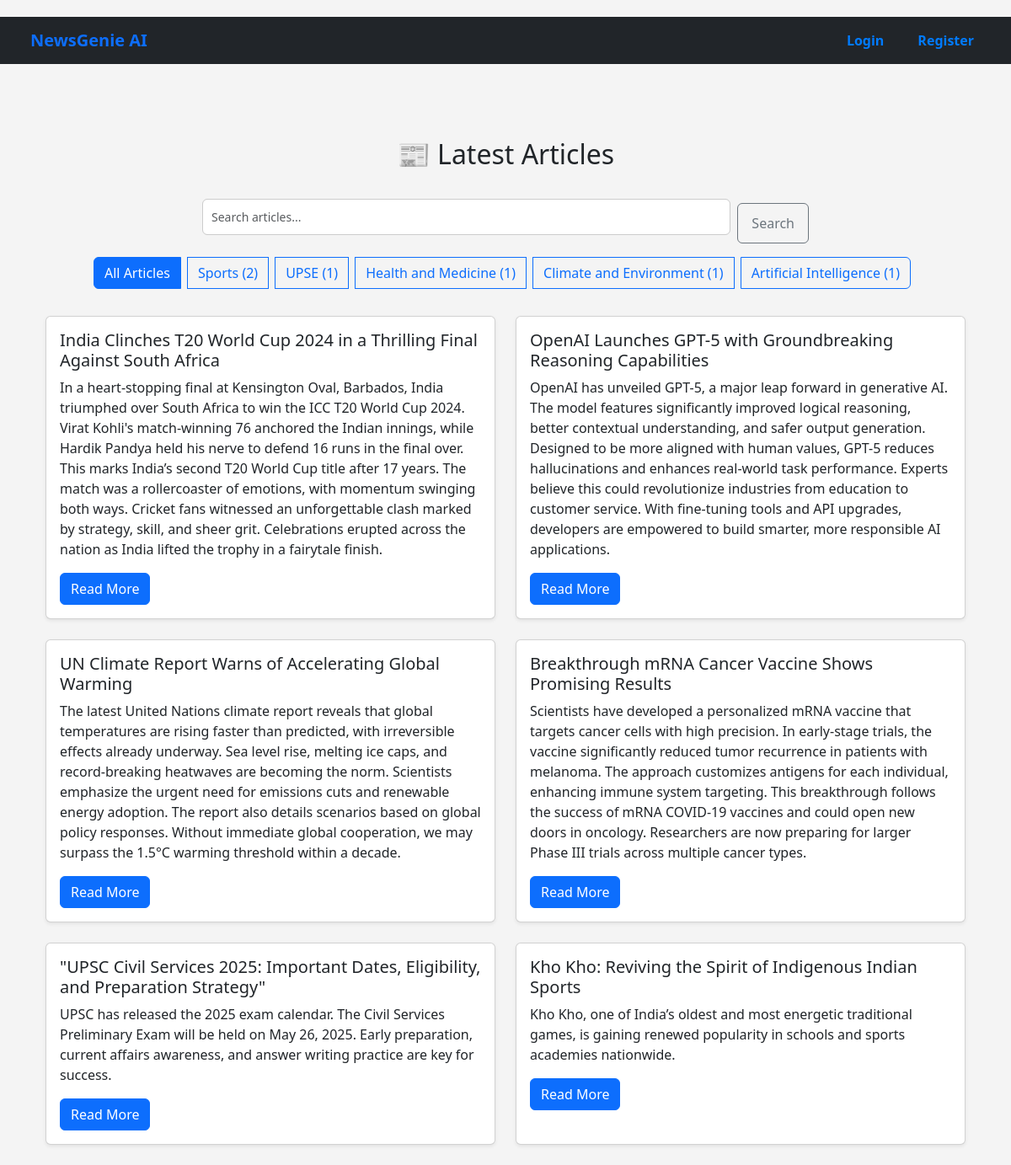
The app's page /articles/ with its own data.
### news/models.py (models this page shows, shortened)
class Category(models.Model):
    name = models.CharField(max_length=100)
    description = models.TextField(blank=True)
    class Meta:
        ordering = ['name']

class Article(models.Model):
    title = models.CharField(max_length=200)
    content = models.TextField()
    summary = models.TextField(blank=True)
    source_url = models.URLField()
    category = models.ForeignKey(Category, on_delete=models.CASCADE)
    published_date = models.DateTimeField(default=timezone.now)
    created_at = models.DateTimeField(auto_now_add=True)
    audio_file = models.FileField(upload_to='audio/', blank=True, null=True)
    class Meta:
        ordering = ['-published_date']

### news/views.py (the view, shortened to what this page needs)
# urls.py: path('', ArticleListView.as_view(), name='home'),  # ✅ This name='home' must exist!
class ArticleListView(ListView):
    model = Article
    template_name = 'news/article_list.html'
    context_object_name = 'articles'
    paginate_by = 10
    def get_queryset(self):
        queryset = Article.objects.all().order_by('-published_date')
        category = self.request.GET.get('category')
        query = self.request.GET.get('q')
        if category:
            queryset = queryset.filter(category__name__iexact=category)
        return queryset
    def get_context_data(self, **kwargs):
        context = super().get_context_data(**kwargs)
        context['categories'] = Category.objects.all()
        context['categories'] = Category.objects.annotate(article_count=Count('article'))
        context['current_category'] = self.request.GET.get('category', '')
        context['query'] = self.request.GET.get('q', '')
        context['recommendations'] = []
        return context

### news/templates/news/article_list.html (shortened to what this page needs)
{% extends 'base.html' %}
{% block content %}
<div class="container mt-4">
  <h2 class="mb-4 text-center">📰 Latest Articles</h2>
  <div class="mb-4">
    <div class="row justify-content-center">
      <div class="col-md-8">
  <form method="get" action="{% url 'home' %}" class="d-flex align-items-stretch mb-3">
    <input type="text" name="q" value="{{ query }}" placeholder="Search articles..." class="form-control flex-grow-1 me-2" />
    <button type="submit" class="btn btn-outline-secondary w-auto px-3">Search</button>
  </form>
</div>
      <div class="col-md-12 text-center">
        <div class="btn-group flex-wrap" role="group">
          <a href="{% url 'home' %}" class="btn {% if not current_category %}btn-primary{% else %}btn-outline-primary{% endif %} mb-2 me-2">
            All Articles
          </a>
          {% for category in categories %}
            <a href="{% url 'home' %}?category={{ category.name }}{% if query %}&q={{ query }}{% endif %}"
               class="btn {% if current_category == category.name %}btn-primary{% else %}btn-outline-primary{% endif %} mb-2 me-2">
              {{ category.name }} ({{ category.article_count }})
            </a>
          {% endfor %}
        </div>
      </div>
    </div>
  </div>
  <div class="row">
    {% for article in articles %}
      <div class="col-md-6 mb-4">
        <div class="card h-100 shadow-sm">
          <div class="card-body">
            <h5 class="card-title">{{ article.title }}</h5>
            <p class="card-text">{{ article.summary|default:"No summary available." }}</p>
            <a href="{% url 'article_detail' article.pk %}" class="btn btn-primary">Read More</a>
          </div>
        </div>
      </div>
    {% empty %}
      <div class="col-12 text-center">
        <p class="text-muted">No articles found.</p>
      </div>
    {% endfor %}
  </div>
</div>
{% endblock %}

### static/css/style.css (style rules this page uses)
* { margin: 0; padding: 0; box-sizing: border-box; }
body { font-family: 'Segoe UI', sans-serif; background-color: #f4f4f4; min-height: 100vh; display: flex; flex-direction: column; align-items: center; }
form input[type="text"], form input[type="password"], form input[type="email"] { width: 100%; padding: 10px; margin: 10px 0; border: 1px solid #ccc; border-radius: 6px; font-size: 14px; }
form input[type="submit"], form button { width: 100%; padding: 10px; background-color: #007bff; color: white; border: none; border-radius: 6px; margin-top: 15px; font-size: 15px; cursor: pointer; transition: background-color 0.3s; }

### records on screen
Category: name "Sports", article_count "2"
Category: name "UPSE", article_count "1"
Category: name "Health and Medicine", article_count "1"
Category: name "Climate and Environment", article_count "1"
Category: name "Artificial Intelligence", article_count "1"
Article: title "India Clinches T20 World Cup 2024 in a Thrilling Final Against South Africa", summary "In a heart-stopping final at Kensington Oval, Barbados, India triumphed over South Africa to win the ICC T20 World Cup 2024. Virat Kohli's match-winning 76 anchored the Indian innings, while Hardik Pandya held his nerve to defend 16 runs in the final over. This marks India’s second T20 World Cup title after 17 years. The match was a rollercoaster of emotions, with momentum swinging both ways. Cricket fans witnessed an unforgettable clash marked by strategy, skill, and sheer grit. Celebrations erupted across the nation as India lifted the trophy in a fairytale finish."
Article: title "OpenAI Launches GPT-5 with Groundbreaking Reasoning Capabilities", summary "OpenAI has unveiled GPT-5, a major leap forward in generative AI. The model features significantly improved logical reasoning, better contextual understanding, and safer output generation. Designed to be more aligned with human values, GPT-5 reduces hallucinations and enhances real-world task performance. Experts believe this could revolutionize industries from education to customer service. With fine-tuning tools and API upgrades, developers are empowered to build smarter, more responsible AI applications."
Article: title "UN Climate Report Warns of Accelerating Global Warming", summary "The latest United Nations climate report reveals that global temperatures are rising faster than predicted, with irreversible effects already underway. Sea level rise, melting ice caps, and record-breaking heatwaves are becoming the norm. Scientists emphasize the urgent need for emissions cuts and renewable energy adoption. The report also details scenarios based on global policy responses. Without immediate global cooperation, we may surpass the 1.5°C warming threshold within a decade."
Article: title "Breakthrough mRNA Cancer Vaccine Shows Promising Results", summary "Scientists have developed a personalized mRNA vaccine that targets cancer cells with high precision. In early-stage trials, the vaccine significantly reduced tumor recurrence in patients with melanoma. The approach customizes antigens for each individual, enhancing immune system targeting. This breakthrough follows the success of mRNA COVID-19 vaccines and could open new doors in oncology. Researchers are now preparing for larger Phase III trials across multiple cancer types."
Article: title "\"UPSC Civil Services 2025: Important Dates, Eligibility, and Preparation Strategy\"", summary "UPSC has released the 2025 exam calendar. The Civil Services Preliminary Exam will be held on May 26, 2025. Early preparation, current affairs awareness, and answer writing practice are key for success."
Article: title "Kho Kho: Reviving the Spirit of Indigenous Indian Sports", summary "Kho Kho, one of India’s oldest and most energetic traditional games, is gaining renewed popularity in schools and sports academies nationwide."
